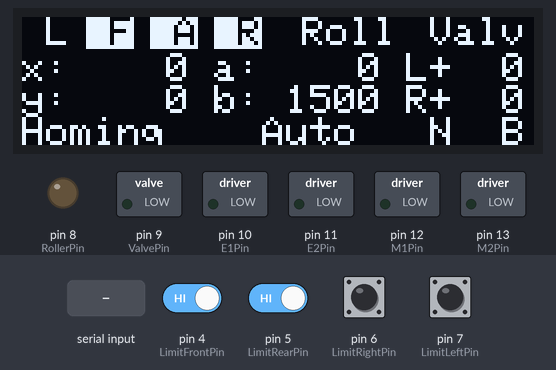
The sketch below on a simulated Arduino Uno, built with avr-gcc and run on an emulated ATmega328P. Shown: 128×32 one-colour display, switched loads named in the sketch (green lamp = pin HIGH), output pins drawn as LEDs (lit = HIGH). The inputs (shaded band) are chosen by the test bench; at power-on: pin 4 (LimitFrontPin), pin 5 (LimitRearPin), pin 6 (LimitRightPin), pin 7 (LimitLeftPin) HIGH. What the sketch prints to the serial monitor is not drawn.

Above: at 1.6 s.
1.7 s: pin 4 (LimitFrontPin) driven LOW
At 2.2 s:
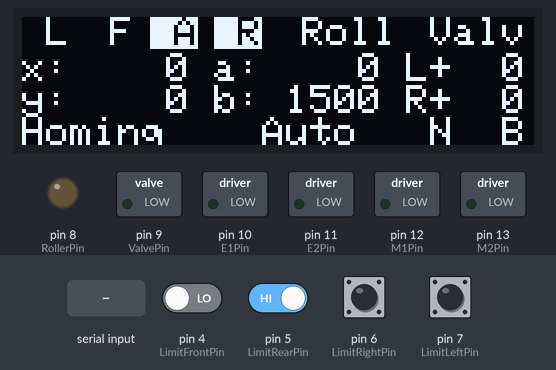
3.2 s: pin 6 (LimitRightPin) pulled LOW for 0.15 s
At 3.3 s:
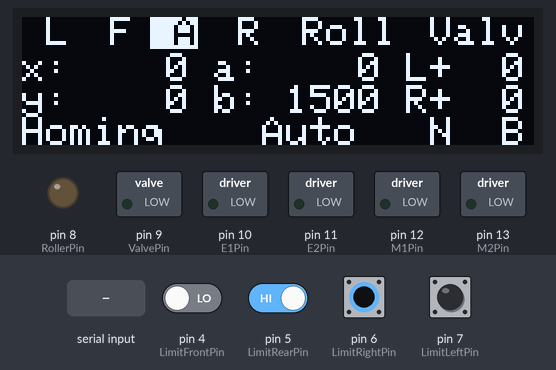
4.8 s: pin 5 (LimitRearPin) driven LOW
At 5.5 s:
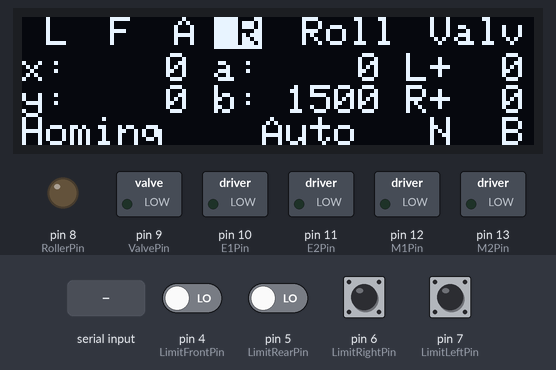
6.3 s: "s" received over Serial
At 6.33 s:
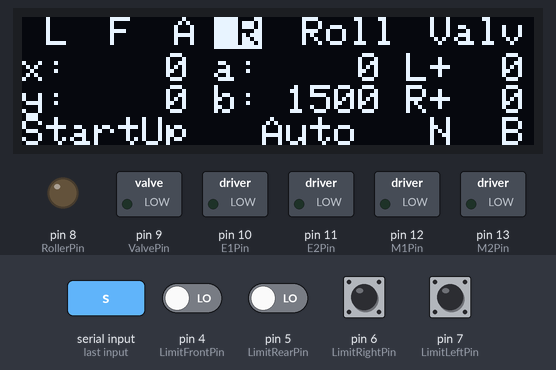
7.8 s: pin 4 (LimitFrontPin) driven HIGH
At 9.0 s:
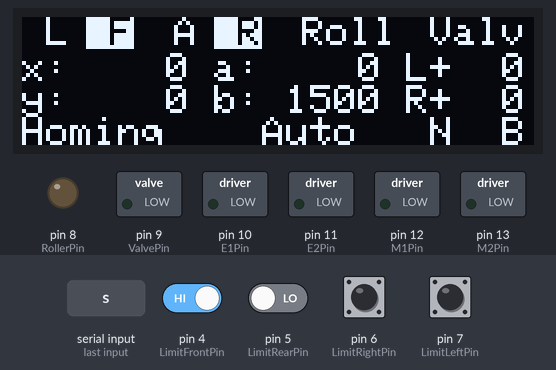
9.3 s: "S" received over Serial
At 9.33 s:
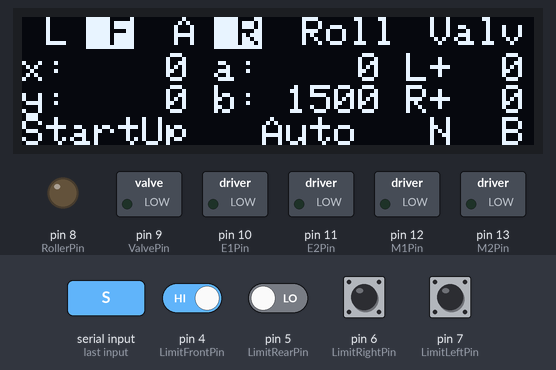
Timing chart, 0 to 31.5 s (numbered marks = the images above; inputs shaded):
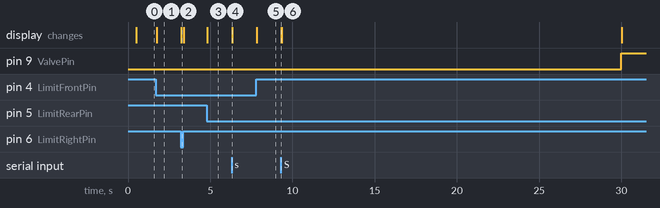

Measured:
- after the input at 1.7 s, the display: changes at once (image 1)
- after the input at 3.2 s, the display: changes at once (image 2)
- after the input at 4.8 s, the display: changes at once (image 3)
- after the input at 6.3 s, the display: changes at once (image 4)
- after the input at 7.8 s, the display: changes at once (image 5)
- after the input at 9.3 s, the display: changes at once (image 6)

The sketch:

Rullit.ino
```cpp
#include "display.h"
#include "bluesmirf.h"
#include "limitswitch.h"
#include "dispenser.h"

#define STARTUP_DELAY_MS      5000
#define MOTOR_SPEED_RPM       30.0
#define PULLEY_RADIUS_MM      16.0
#define SECONDS_PER_MINUTE    60.0
#define THREAD_SPEED_MM_S     ((MOTOR_SPEED_RPM * PULLEY_RADIUS_MM * 2 * PI) / SECONDS_PER_MINUTE)
#define CYCLE_TIME_MS         100.0
#define CYCLE_TIME_S          (CYCLE_TIME_MS / 1000.0)
#define SAFETY_MARGIN         0
#define STEP_MM               (THREAD_SPEED_MM_S * CYCLE_TIME_S * (1.0 - SAFETY_MARGIN))
#define RIGHT_STEP_MM         200
//#define WIDTH_MM              11000.0
#define WIDTH_MM              1500.0
#define PERC_LOW_LIMIT        50

//#define TEST

/** limit switches **/
const int LimitLeftPin = 7;
const int LimitRightPin = 6;
const int LimitFrontPin = 4;
const int LimitRearPin = 5;

/** encoder switches **/
//const int EncoderLeftPin = 6;
//const int EncoderRightPin = 7;

/** output pins **/
const int RollerPin = 8;
const int ValvePin = 9;

/**set control port**/
const int E1Pin = 10;
const int M1Pin = 12;
const int E2Pin = 11;
const int M2Pin = 13;

/**inner definition**/
typedef struct {
  byte enPin;
  byte directionPin;
} MotorContrl;

const int LeftMotor = 0;
const int RightMotor = 1;
const int MotorNum = 2;

const MotorContrl MotorPin[] = { {E1Pin, M1Pin}, {E2Pin, M2Pin} } ;

const int Forward = LOW;
const int Backward = HIGH;

typedef enum {
  Status_StartUp,
  Status_MovingDown,
  Status_MovingRight,
  Status_MovingUp,
  Status_FinalHoming,
  Status_Completed
} APP_STATUS;

RullitDisplay display;
BlueSmirf blueSmirf;
LimitSwitch leftLS(LimitLeftPin);
LimitSwitch rightLS(LimitRightPin);
LimitSwitch frontLS(LimitFrontPin);
LimitSwitch rearLS(LimitRearPin);
Dispenser dispenser(ValvePin);

APP_STATUS status = Status_StartUp;
APP_STATUS prevStatus = Status_StartUp;
unsigned long startUpMs;
bool cycleRunning = false;
unsigned long cycleStartMs;
unsigned long leftOnMs = 0;
unsigned long rightOnMs = 0;
float evaluatedX = 0;
float evaluatedY = 0;
float rightEvaluatedX;
float aLength = 0;
float bLength = WIDTH_MM;
float leftPerc = 0;
float rightPerc = 0;
int motorToMove = LeftMotor;

void setup() {
  Serial.begin(115200);
  Serial.println("RULLIT");

  // put your setup code here, to run once:
  initMotors();
  initPins();
  initLimitSwitches();

  display.init();
  display.update();

  blueSmirf.init();
  dispenser.init();

  startUpMs = millis();
}

void loop() {
  unsigned long currMs = millis();
  unsigned long deltaMs;

  updateLimitSwitches();

  // always check for limit switches and stop motors immediately
  if (leftSwitch() || rightSwitch() || frontSwitch() || rearSwitch())
  {
    stopMotor(LeftMotor);
    stopMotor(RightMotor);
  }

  if (rightSwitch())
  {
    rollerOff();
    status = Status_FinalHoming;
  }

  if (cycleRunning)
  {
    deltaMs = currMs - cycleStartMs;
    if (deltaMs >= leftOnMs)
      stopMotor(LeftMotor);

    if (deltaMs >= rightOnMs)
      stopMotor(RightMotor);

    if ((deltaMs >= leftOnMs) && (deltaMs >= rightOnMs) && (deltaMs >= CYCLE_TIME_MS))
      cycleRunning = false;
  }

  if (!cycleRunning)
  {
    if (Serial.available())
    {
      int ch = Serial.read();
      if (ch == 's' || ch == 'S')
      {
        stopMotor(LeftMotor);
        stopMotor(RightMotor);
        status = Status_StartUp;
      }
      if (ch == 'r' || ch == 'R')
      {
        if (status == Status_StartUp)
          status = Status_MovingDown;
      }
    }

    if (!blueSmirf.manualMode())
    {
      switch (blueSmirf.command())
      {
        case Command_Start:
          evaluatedX = 0;
          evaluatedY = 0;
          aLength = 0;
          bLength = WIDTH_MM;

          rollerOn();

          status = Status_MovingDown;
          break;

        case Command_Stop:
          stopMotor(LeftMotor);
          stopMotor(RightMotor);
          rollerOff();

          status = Status_Completed;
          break;
      }

      switch (status)
      {
        case Status_StartUp:
#ifdef TEST
          status = Status_MovingDown;
#endif
          break;

        case Status_MovingDown:
#ifndef TEST
          if (rearSwitch())
#else
          if (evaluatedY > 4000)
#endif
          {
            prevStatus = status;
            status = Status_MovingRight;

            rightEvaluatedX = evaluatedX;
            evaluatedX += STEP_MM;
            moveTo(evaluatedX, evaluatedY);
          }
          else
          {
            evaluatedY += STEP_MM;
            moveTo(evaluatedX, evaluatedY);
          }
          break;

        case Status_MovingRight:
          if (evaluatedX - rightEvaluatedX < RIGHT_STEP_MM)
          {
            evaluatedX += STEP_MM;
            moveTo(evaluatedX, evaluatedY);
          }
          else
            status = (prevStatus == Status_MovingDown)? Status_MovingUp : Status_MovingDown;
          break;

        case Status_MovingUp:
#ifndef TEST
          if (frontSwitch())
#else
          if (evaluatedY <= 0)
#endif
          {
            prevStatus = status;
            status = Status_MovingRight;

            rightEvaluatedX = evaluatedX;

            evaluatedY = 0;
            evaluatedX += STEP_MM;
            moveTo(evaluatedX, evaluatedY);
          }
          else
          {
            evaluatedY -= STEP_MM;
            moveTo(evaluatedX, evaluatedY);
          }
          break;

        case Status_FinalHoming:
          evaluatedX -= STEP_MM;
          if (evaluatedX < 0)
            evaluatedX = 0;

          evaluatedY -= STEP_MM;
          if (evaluatedY < 0)
            evaluatedY = 0;

          moveTo(evaluatedX, evaluatedY);
          break;
      }
    }
    else
    {
      switch (blueSmirf.command())
      {
        case Command_Stop:
          stopMotor(LeftMotor);
          stopMotor(RightMotor);
          break;

        case Command_Left:
          evaluatedX -= STEP_MM;
          if (evaluatedX < 0)
            evaluatedX = 0;

          moveTo(evaluatedX, evaluatedY);
          break;

        case Command_Up:
          evaluatedY -= STEP_MM;
          if (evaluatedY < 0)
            evaluatedY = 0;

          moveTo(evaluatedX, evaluatedY);
          break;

        case Command_Down:
          evaluatedY += STEP_MM;
          moveTo(evaluatedX, evaluatedY);
          break;

        case Command_Right:
          evaluatedX += STEP_MM;
          moveTo(evaluatedX, evaluatedY);
          break;
      }
    }

    if (blueSmirf.connected())
    {
      blueSmirf.rollerOn()? rollerOn() : rollerOff();
      blueSmirf.valveOn()? valveOn() : valveOff();
    }
  }

  dispenser.update();

  display.setConnected(blueSmirf.connected());
  display.setMode(blueSmirf.manualMode()? Mode_Manual : Mode_Auto);
  display.setCommand((int)blueSmirf.command());
  display.setSwitch(Switch_Left, leftSwitch());
  display.setSwitch(Switch_Front, frontSwitch());
  display.setSwitch(Switch_Rear, rearSwitch());
  display.setSwitch(Switch_Right, rightSwitch());
  display.setStatus(status);
  display.setPos(evaluatedX, evaluatedY);
  display.setLengths(aLength, bLength);
  display.setPWM(leftPerc, rightPerc);
  display.setValve(dispenser.valve());
  display.update();

  blueSmirf.setAppStatus((int)status);
  blueSmirf.setSwitches(leftSwitch(), frontSwitch(), rearSwitch(), rightSwitch());
  blueSmirf.setPos(evaluatedX, evaluatedY);
  blueSmirf.setLengths(aLength, bLength);
  blueSmirf.setPWM(leftPerc, rightPerc);
  blueSmirf.setValve(dispenser.valve());
  blueSmirf.update();
}

/**functions**/
void initMotors( ) {
  int i;
  for ( i = 0; i < MotorNum; i++ ) {
    digitalWrite(MotorPin[i].enPin, LOW);

    pinMode(MotorPin[i].enPin, OUTPUT);
    pinMode(MotorPin[i].directionPin, OUTPUT);
  }
}

void initLimitSwitches()
{
  leftLS.init();
  rightLS.init();
  frontLS.init();
  rearLS.init();
}

void updateLimitSwitches()
{
  leftLS.update();
  rightLS.update();
  frontLS.update();
  rearLS.update();
}

void initPins( ) {
  pinMode(RollerPin, OUTPUT);
  pinMode(ValvePin, OUTPUT);
}

void rollerOn()
{
  digitalWrite(RollerPin, HIGH);
  blueSmirf.setRoller(true);
  display.setRoller(true);
}

void rollerOff()
{
  digitalWrite(RollerPin, LOW);
  blueSmirf.setRoller(false);
  display.setRoller(false);
}

void valveOn()
{
  dispenser.setValve(true);
}

void valveOff()
{
  dispenser.setValve(false);
}

bool leftSwitch()
{
#ifndef TEST
  //return (leftLS.open());
  return false;
#else
  return false;
#endif
}

bool rightSwitch()
{
#ifndef TEST
  return (rightLS.open());
#else
  return false;
#endif
}

bool frontSwitch()
{
#ifndef TEST
  return (frontLS.open());
#else
  return false;
#endif
}

bool rearSwitch()
{
#ifndef TEST
  return (rearLS.open());
#else
  return false;
#endif
}

void stopMotor(int motorNumber)
{
  moveMotor(motorNumber, 0);
  cycleRunning = false;
}

void moveTo(float x, float y)
{
  float a = sqrt(x*x + y*y);
  float b = sqrt((WIDTH_MM-x)*(WIDTH_MM-x) + y*y);

  float aDelta = a - aLength;
  float bDelta = b - bLength;

  float leftPerc = (aDelta * 100.0 / CYCLE_TIME_S) / THREAD_SPEED_MM_S;
  float rightPerc = (bDelta * 100.0 / CYCLE_TIME_S) / THREAD_SPEED_MM_S;

  if (leftPerc > 100.0)
  {
    leftPerc = 100.0;
    aDelta = CYCLE_TIME_S * THREAD_SPEED_MM_S;
    a = aLength + aDelta;
  }

  if (rightPerc > 100.0)
  {
    rightPerc = 100.0;
    bDelta = CYCLE_TIME_S * THREAD_SPEED_MM_S;
    b = bLength + bDelta;
  }

  leftOnMs = CYCLE_TIME_MS;
  if (fabs(leftPerc) < PERC_LOW_LIMIT)
  {
    leftPerc = 0;
  }

  rightOnMs = CYCLE_TIME_MS;
  if (fabs(rightPerc) < PERC_LOW_LIMIT)
  {
    rightPerc = 0;
  }

  Serial.print("Moving [");
  Serial.print(status);
  Serial.print("/ ");
  Serial.print(STEP_MM);
  Serial.print("] ");
  Serial.print(x);
  Serial.print(", ");
  Serial.print(y);
  Serial.print(" --> ");
  Serial.print(a);
  Serial.print(", ");
  Serial.print(b);
  Serial.print(" --> ");
  Serial.print(aDelta);
  Serial.print(" / ");
  Serial.print(bDelta);
  Serial.print(" --> ");
  Serial.print(leftPerc);
  Serial.print(" / ");
  Serial.print(rightPerc);
  Serial.print(" [L");
  Serial.print(leftSwitch()? 1 : 0);
  Serial.print(" R");
  Serial.print(rightSwitch()? 1 : 0);
  Serial.print(" F");
  Serial.print(frontSwitch()? 1 : 0);
  Serial.print(" A");
  Serial.print(rearSwitch()? 1 : 0);
  Serial.print("]");
  Serial.println();

  if ((motorToMove == LeftMotor) && (leftPerc != 0))
  {
    moveMotor(LeftMotor, leftPerc);
    motorToMove = RightMotor;
    rightPerc = 0;
  }

  if ((motorToMove == RightMotor) && (rightPerc != 0))
  {
    moveMotor(RightMotor, -rightPerc);
    motorToMove = LeftMotor;
    leftPerc = 0;
  }

  if (leftPerc != 0)
    aLength = a;

  if (rightPerc != 0)
    bLength = b;

  cycleRunning = true;
  cycleStartMs = millis();
}

void moveMotor(int motorNumber, float perc)
{
  if (motorNumber == LeftMotor)
    leftPerc = perc;
  else
    rightPerc = perc;

  setMotorDirection(motorNumber, (perc < 0)? 1 : 0);
  setMotorSpeed(motorNumber, (int)fabs(perc));
}

/**  motorNumber: M1, M2
direction:          Forward, Backward **/
void setMotorDirection( int motorNumber, int direction ) {
  digitalWrite( MotorPin[motorNumber].directionPin, direction);
}

/** speed:  0-100   * */
inline void setMotorSpeed( int motorNumber, int speed ) {
  analogWrite(MotorPin[motorNumber].enPin, 255.0 * (speed / 100.0) ); //PWM
}
```

bluesmirf.cpp
```cpp
#include "bluesmirf.h"
#include <Arduino.h>
#include <SoftwareSerial.h>

int bluetoothTx = 2;  // TX-O pin of bluetooth mate, Arduino D2
int bluetoothRx = 3;  // RX-I pin of bluetooth mate, Arduino D3

SoftwareSerial _bluetooth(bluetoothTx, bluetoothRx);

BlueSmirf::BlueSmirf()
{
  _protoStatus = Proto_WaitSTX;
  _manual = false;
  _command = Command_None;
  _appStatus = 0;
  _rollerCommand = false;
  _rollerStatus = false;
  _valveCommand = false;
  _valveStatus = false;
  _lastMsgMs = 0;
  _connected = false;
}

void BlueSmirf::init()
{
  _bluetooth.begin(115200);  // The Bluetooth Mate defaults to 115200bps
  _bluetooth.print("$$$");  // Print three times individually
  delay(100);  // Short delay, wait for the Mate to send back CMD

  _bluetooth.println("U,9600,N");  // Temporarily Change the baudrate to 9600, no parity
  // 115200 can be too fast at times for NewSoftSerial to relay the data reliably
  _bluetooth.begin(9600);  // Start bluetooth serial at 9600
  _bluetooth.print("$$$");  // Print three times individually
  delay(100);  // Short delay, wait for the Mate to send back CMD
  _bluetooth.println("SM,0");
  delay(100);
  _bluetooth.println("---");
  delay (100);
}

bool BlueSmirf::update()
{
  bool newMessage = false;

  while (_bluetooth.available())
  {
    newMessage |= protoUpdate();
  }

  if (!newMessage)
  {
    if (_lastMsgMs == 0)
      return false;

    unsigned long delta = millis() - _lastMsgMs;
    if (delta > 5000)
    {
      _manual = false;
      _command = Command_None;
      _rollerCommand = false;
      _valveCommand = false;
      _connected = false;

      _lastMsgMs = 0;
    }

    return false;
  }

  _lastMsgMs = millis();
  _connected = true;

  Serial.print("New message: ");
  Serial.println(_manual);

  // Serial.write() writes one byte
  unsigned char switches = 0x00;
  if (_left) switches |= 0x01;
  if (_front) switches |= 0x02;
  if (_aft) switches |= 0x04;
  if (_right) switches |= 0x08;

  unsigned char outputs = 0x00;
  if (_rollerStatus) outputs |= 0x01;
  if (_valveStatus) outputs |= 0x02;

  _bluetooth.write((byte)'$');
  _bluetooth.write((byte)_appStatus);
  _bluetooth.write((byte)switches);
  _bluetooth.write((byte)outputs);
  _bluetooth.write((byte)(((unsigned int)_x >> 8) & 0xFF));
  _bluetooth.write((byte)((unsigned int)_x & 0xFF));
  _bluetooth.write((byte)(((unsigned int)_y >> 8) & 0xFF));
  _bluetooth.write((byte)((unsigned int)_y & 0xFF));
  _bluetooth.write((byte)(((unsigned int)_a >> 8) & 0xFF));
  _bluetooth.write((byte)((unsigned int)_a & 0xFF));
  _bluetooth.write((byte)(((unsigned int)_b >> 8) & 0xFF));
  _bluetooth.write((byte)((unsigned int)_b & 0xFF));
  _bluetooth.write((char)_pwmL);
  _bluetooth.write((char)_pwmR);
  _bluetooth.write((byte)'#');

  return true;
}

void BlueSmirf::setSwitches(bool l, bool f, bool a, bool r)
{
  _left = l;
  _front = f;
  _aft = a;
  _right = r;
}

void BlueSmirf::setPos(float x, float y)
{
  _x = x;
  _y = y;
}

void BlueSmirf::setLengths(float a, float b)
{
  _a = a;
  _b = b;
}

void BlueSmirf::setPWM(int l, int r)
{
  _pwmL = l;
  _pwmR = r;
}

void BlueSmirf::setAppStatus(int status)
{
  _appStatus = status;
}

void BlueSmirf::setRoller(bool on)
{
  _rollerStatus = on;
}

void BlueSmirf::setValve(bool on)
{
  _valveStatus = on;
}

bool BlueSmirf::connected()
{
  return _connected;
}

bool BlueSmirf::manualMode()
{
  return _manual;
}

CommandEnum BlueSmirf::command()
{
  return _command;
}

bool BlueSmirf::rollerOn()
{
  return _rollerCommand;
}

bool BlueSmirf::valveOn()
{
  return _valveCommand;
}

bool BlueSmirf::protoUpdate()
{
  bool newMessage = false;
  char c = _bluetooth.read();

  switch (_protoStatus)
  {
    case Proto_WaitSTX:
      if (c == '$')
        _protoStatus = Proto_WaitMode;
      break;
    case Proto_WaitMode:
      _manual = (c == 1);
      _protoStatus = Proto_WaitCommand;
      break;
    case Proto_WaitCommand:
      _command = (CommandEnum)c;
      _protoStatus = Proto_WaitOutput;
      break;
    case Proto_WaitOutput:
      _rollerCommand = ((c & 0x01) != 0);
      _valveCommand = ((c & 0x02) != 0);
      _protoStatus = Proto_WaitETX;
      break;
    case Proto_WaitETX:
      newMessage = true;
      _protoStatus = Proto_WaitSTX;
      break;
  }

  return newMessage;
}
```

bluesmirf.h
```cpp
#ifndef BlueSmirf_h
#define BlueSmirf_h

typedef enum
{
  Command_None,
  Command_Start,
  Command_Stop,
  Command_Left,
  Command_Up,
  Command_Down,
  Command_Right
} CommandEnum;

class BlueSmirf
{
public:
	BlueSmirf();

	void init();
	bool update();

  void setAppStatus(int status);
  void setSwitches(bool l, bool f, bool a, bool r);
  void setPos(float x, float y);
  void setLengths(float a, float b);
  void setPWM(int l, int r);
  void setRoller(bool on);
  void setValve(bool on);

  bool connected();
  bool manualMode();
  CommandEnum command();
  bool rollerOn();
  bool valveOn();

private:
  typedef enum {
    Proto_WaitSTX,
    Proto_WaitMode,
    Proto_WaitCommand,
    Proto_WaitOutput,
    Proto_WaitETX
  } ProtoStatusEnum;

  bool protoUpdate();

  bool _left;
  bool _front;
  bool _aft;
  bool _right;
  float _x;
  float _y;
  float _a;
  float _b;
  int _pwmL;
  int _pwmR;

  ProtoStatusEnum _protoStatus;
  bool _connected;
  bool _manual;
  CommandEnum _command;
  int _appStatus;
  bool _valveCommand;
  bool _valveStatus;
  bool _rollerCommand;
  bool _rollerStatus;
  unsigned long _lastMsgMs;
};

#endif
```

dispenser.cpp
```cpp
#include <Arduino.h>
#include "dispenser.h"

Dispenser::Dispenser(int pin)
  : _pin(pin)
{
  pinMode(_pin, OUTPUT);
  digitalWrite(_pin ,LOW);
}

void Dispenser::init()
{
  _changeMs = 0;
  _status = LOW;
  _overridden = false;
}

bool Dispenser::update()
{
  if (_overridden)
    return;

  unsigned long now = millis();
  unsigned long delta = now - _changeMs;

  if (_status == LOW)
  {
    if (delta > VALVE_CLOSED_MS)
    {
      _status = HIGH;
      _changeMs = millis();
      digitalWrite(_pin ,_status);
    }
  }
  else
  {
    if (delta > VALVE_OPEN_MS)
    {
      _status = LOW;
      _changeMs = millis();
      digitalWrite(_pin ,_status);
    }
  }
}

bool Dispenser::valve()
{
  return (_status == HIGH);
}

void Dispenser::setValve(bool on)
{
  _overridden = true;
  _status = on? HIGH : LOW;
  digitalWrite(_pin ,_status);
}
```

dispenser.h
```cpp
#ifndef Dispenser_h
#define Dispenser_h

#define VALVE_OPEN_MS   10000
#define VALVE_CLOSED_MS 30000

class Dispenser
{
public:
	Dispenser(int pin);

	void init();
	bool update();

  bool valve();
  void setValve(bool on);

private:
  int _pin;
  int _status;
  bool _overridden;
  unsigned long _changeMs;
};

#endif
```

limitswitch.h
```cpp
#ifndef LimitSwitch_h
#define LimitSwitch_h

#define DEBOUNCE_MS 200

class LimitSwitch
{
public:
	LimitSwitch(int pin);

	void init();
	bool update();

  bool closed();
  bool open();

private:
  int _pin;
  int _status;
  unsigned long _changeMs;
};

#endif
```

Source omitted: display.cpp (5503 bytes), display.h (950 bytes), limitswitch.cpp (634 bytes)
